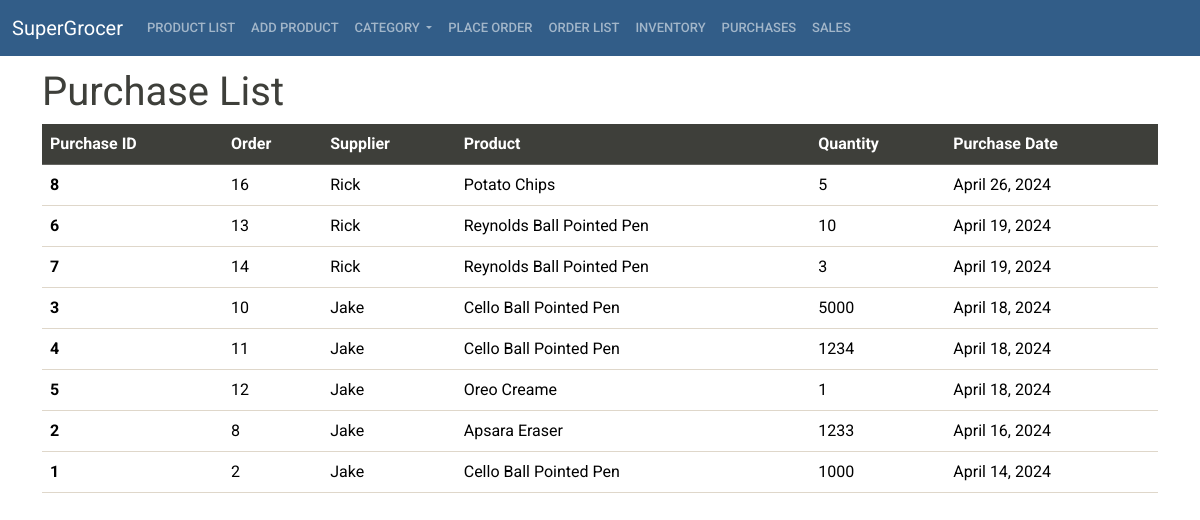
Screenshot of /store/purchases/ with the database file from the repository.
### supplier/models.py (models this page shows, shortened)
class Purchase(models.Model):
    order = models.ForeignKey(PurchaseOrder, on_delete=models.CASCADE)
    supplier = models.ForeignKey(Supplier, on_delete=models.CASCADE)
    product = models.ForeignKey(Product, on_delete=models.CASCADE)
    p_date = models.DateField(auto_now_add=True)
    ord_qty = models.PositiveIntegerField()

class PurchaseOrder(models.Model):
    STATUS_CHOICES = [
        ('pending', 'Pending'),
        ('decline', 'Decline'),
        ('approved', 'Approved'),
        ('processing', 'Processing'),
        ('complete', 'Complete'),
    ]
    supplier = models.ForeignKey(Supplier, on_delete=models.CASCADE)
    product = models.ForeignKey(Product, on_delete=models.CASCADE)
    status = models.CharField(max_length=20, choices=STATUS_CHOICES, default='pending')
    ord_date = models.DateField(auto_now_add=True)
    ord_amount = models.DecimalField(max_digits=10, decimal_places=2)
    ord_qty = models.PositiveIntegerField()

class Supplier(models.Model):
    user = models.OneToOneField(User, on_delete=models.CASCADE)  # Link Supplier to User using OneToOneField
    spl_name = models.CharField(max_length=255,null=True)
    spl_address = models.TextField(null=True)
    spl_phone = models.CharField(max_length=20,null=True)
    spl_email = models.EmailField(unique=True)  # Ensure unique email for suppliers

### store/models.py (models this page shows, shortened)
class Product(models.Model):
    prod_name = models.CharField(max_length=255)
    category = models.ForeignKey(Category, on_delete=models.CASCADE)
    subcategory = models.ForeignKey(SubCategory, on_delete=models.CASCADE)
    cost_price = models.DecimalField(max_digits=10, decimal_places=2)
    sell_price = models.DecimalField(max_digits=10, decimal_places=2)
    prod_desc = models.TextField()
    image = models.ImageField(null=True, blank=True)

### store/views.py (the view)
# urls.py: path('purchases/', views.purchase_list, name='purchase_list'),
def purchase_list(request):
  purchases = Purchase.objects.all().order_by('-p_date').select_related('order', 'supplier', 'product')  # Optimize query
  context = {'purchases': purchases}
  return render(request, 'store/purchase_list.html', context)

### templates/store/purchase_list.html (shortened to what this page needs)
{% extends 'base/base.html' %}
{% block content %}
  <h1>Purchase List</h1>
  <table class="table table-hover">
    <thead>
      <tr class="table-dark">
        <th scope="col">Purchase ID</th>
        <th scope="col">Order</th>
        <th scope="col">Supplier</th>
        <th scope="col">Product</th>
        <th scope="col">Quantity</th>
        <th scope="col">Purchase Date</th>
      </tr>
    </thead>
    <tbody>
      {% for purchase in purchases %}
          <tr>
          <th scope="row">{{ purchase.id }}</th>
          <td>{{ purchase.order.id }}</td>
          <td>{{ purchase.supplier.spl_name }}</td>
          <td>{{ purchase.product.prod_name }}</td>
          <td>{{ purchase.ord_qty }}</td>
          <td>{{ purchase.p_date }}</td>
        </tr>
      {% endfor %}
    </tbody>
  </table>
{% endblock %}

### rows the page displays
Purchase: id "8", order.id "16", supplier.spl_name "Rick", product.prod_name "Potato Chips", ord_qty "5", p_date "April 26, 2024"
Purchase: id "6", order.id "13", supplier.spl_name "Rick", product.prod_name "Reynolds Ball Pointed Pen", ord_qty "10", p_date "April 19, 2024"
Purchase: id "7", order.id "14", supplier.spl_name "Rick", product.prod_name "Reynolds Ball Pointed Pen", ord_qty "3", p_date "April 19, 2024"
Purchase: id "3", order.id "10", supplier.spl_name "Jake", product.prod_name "Cello Ball Pointed Pen", ord_qty "5000", p_date "April 18, 2024"
Purchase: id "4", order.id "11", supplier.spl_name "Jake", product.prod_name "Cello Ball Pointed Pen", ord_qty "1234", p_date "April 18, 2024"
Purchase: id "5", order.id "12", supplier.spl_name "Jake", product.prod_name "Oreo Creame", ord_qty "1", p_date "April 18, 2024"
Purchase: id "2", order.id "8", supplier.spl_name "Jake", product.prod_name "Apsara Eraser", ord_qty "1233", p_date "April 16, 2024"
Purchase: id "1", order.id "2", supplier.spl_name "Jake", product.prod_name "Cello Ball Pointed Pen", ord_qty "1000", p_date "April 14, 2024"
